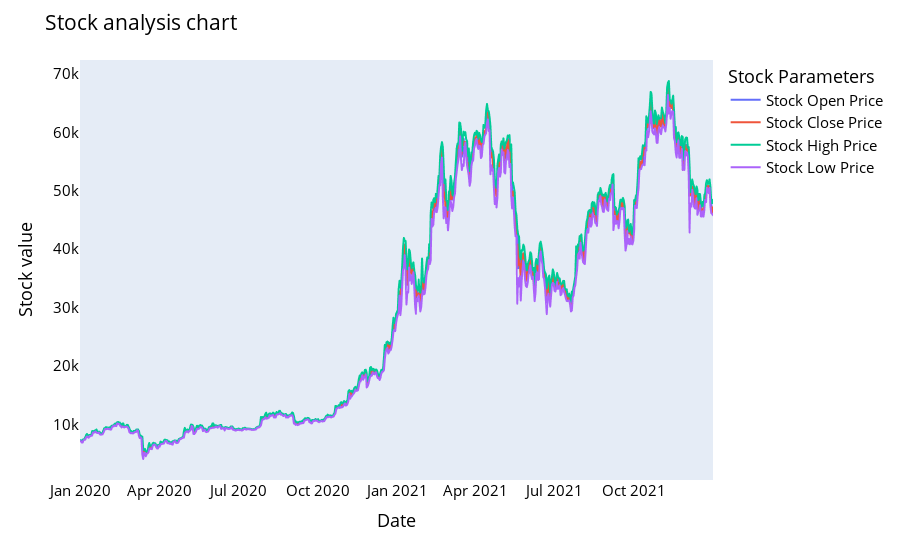

The cell this chart's notebook holds for it:
### Markdown cell above
trend analysis, research on web,

### Code cell
names = cycle(['Stock Open Price','Stock Close Price','Stock High Price','Stock Low Price'])

fig = px.line(df, x=df.date, y=[df['open'], df['close'], df['high'], df['low']], labels={'date': 'Date','value':'Stock value'})
fig.update_layout(title_text='Stock analysis chart', font_size=15, font_color='black',legend_title_text='Stock Parameters')
fig.for_each_trace(lambda t:  t.update(name = next(names)))
fig.update_xaxes(showgrid=False)
fig.update_yaxes(showgrid=False)

fig.show()

### Figure 1 — Plotly figure (JSON) as saved in the notebook; plotly's stock layout.template omitted (floating-point values rounded to 4 significant figures; data arrays with more than 128 entries replaced by an {"elided": "..."} marker saying what was removed)
{"data": [{"hovertemplate": "variable=open<br>Date=%{x}<br>Stock value=%{y}<extra></extra>", "legendgroup": "open", "line": {"color": "#636efa", "dash": "solid"}, "marker": {"symbol": "circle"}, "mode": "lines", "name": "Stock Open Price", "showlegend": true, "type": "scattergl", "x": {"elided": "732 str values"}, "xaxis": "x", "y": {"elided": "732 float values"}, "yaxis": "y"}, {"hovertemplate": "variable=close<br>Date=%{x}<br>Stock value=%{y}<extra></extra>", "legendgroup": "close", "line": {"color": "#EF553B", "dash": "solid"}, "marker": {"symbol": "circle"}, "mode": "lines", "name": "Stock Close Price", "showlegend": true, "type": "scattergl", "x": {"elided": "732 str values"}, "xaxis": "x", "y": {"elided": "732 float values"}, "yaxis": "y"}, {"hovertemplate": "variable=high<br>Date=%{x}<br>Stock value=%{y}<extra></extra>", "legendgroup": "high", "line": {"color": "#00cc96", "dash": "solid"}, "marker": {"symbol": "circle"}, "mode": "lines", "name": "Stock High Price", "showlegend": true, "type": "scattergl", "x": {"elided": "732 str values"}, "xaxis": "x", "y": {"elided": "732 float values"}, "yaxis": "y"}, {"hovertemplate": "variable=low<br>Date=%{x}<br>Stock value=%{y}<extra></extra>", "legendgroup": "low", "line": {"color": "#ab63fa", "dash": "solid"}, "marker": {"symbol": "circle"}, "mode": "lines", "name": "Stock Low Price", "showlegend": true, "type": "scattergl", "x": {"elided": "732 str values"}, "xaxis": "x", "y": {"elided": "732 float values"}, "yaxis": "y"}], "layout": {"font": {"color": "black", "size": 15}, "legend": {"title": {"text": "Stock Parameters"}, "tracegroupgap": 0}, "margin": {"t": 60}, "title": {"text": "Stock analysis chart"}, "xaxis": {"anchor": "y", "domain": [0, 1], "showgrid": false, "title": {"text": "Date"}}, "yaxis": {"anchor": "x", "domain": [0, 1], "showgrid": false, "title": {"text": "Stock value"}}}}
